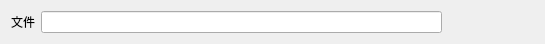
  <widget class="QWidget" name="layoutWidget">
   <property name="geometry">
    <rect>
     <x>10</x>
     <y>10</y>
     <width>531</width>
     <height>26</height>
    </rect>
   </property>
   <layout class="QGridLayout" name="gridLayout">
    <item row="0" column="0">
     <widget class="QLabel" name="lblFile">
      <property name="text">
       <string>文件</string>
      </property>
     </widget>
    </item>
    <item row="0" column="1">
     <widget class="QLineEdit" name="TxtPath">
      <property name="minimumSize">
       <size>
        <width>401</width>
        <height>0</height>
       </size>
      </property>
      <property name="readOnly">
       <bool>true</bool>
      </property>
     </widget>
    </item>
    <item row="0" column="2">
     <widget class="QPushButton" name="BtnOpen">
      <property name="text">
       <string/>
      </property>
      <property name="icon">
       <iconset>
        <normaloff>Resources/open.ico</normaloff>Resources/open.ico</iconset>
      </property>
      <property name="checkable">
       <bool>false</bool>
      </property>
      <property name="checked">
       <bool>false</bool>
      </property>
      <property name="autoDefault">
       <bool>false</bool>
      </property>
      <property name="flat">
       <bool>true</bool>
      </property>
     </widget>
    </item>
    <item row="0" column="3">
     <widget class="QPushButton" name="BtnEncodeUse">
      <property name="text">
       <string/>
      </property>
      <property name="icon">
       <iconset>
        <normaloff>Resources/tools.ico</normaloff>Resources/tools.ico</iconset>
      </property>
      <property name="checkable">
       <bool>false</bool>
      </property>
      <property name="checked">
       <bool>false</bool>
      </property>
      <property name="autoDefault">
       <bool>false</bool>
      </property>
      <property name="flat">
       <bool>true</bool>
      </property>
     </widget>
    </item>
   </layout>
  </widget>
